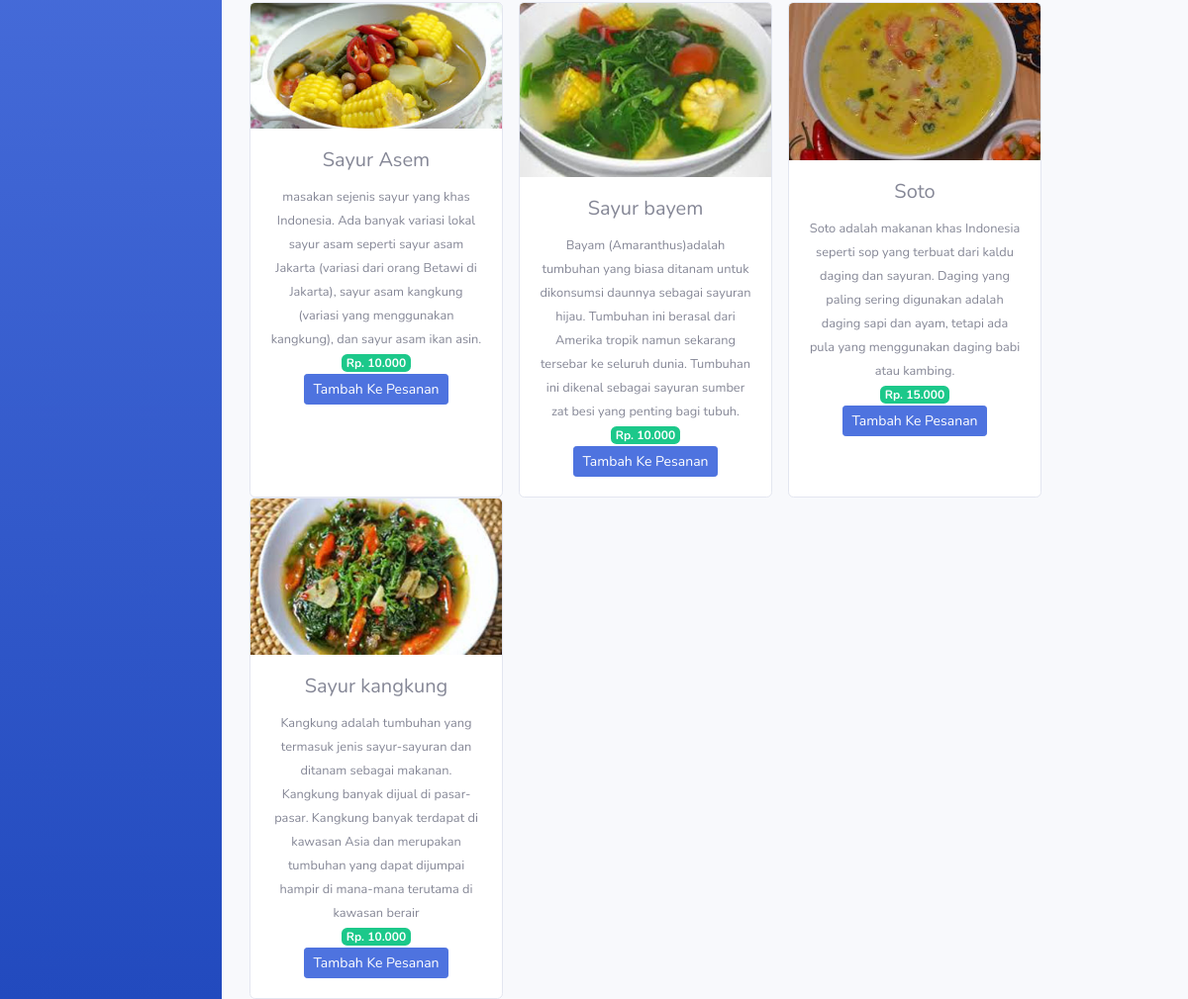
The page /index.php/kategori/makanan_kuah (lower part) on the database as committed earlier.
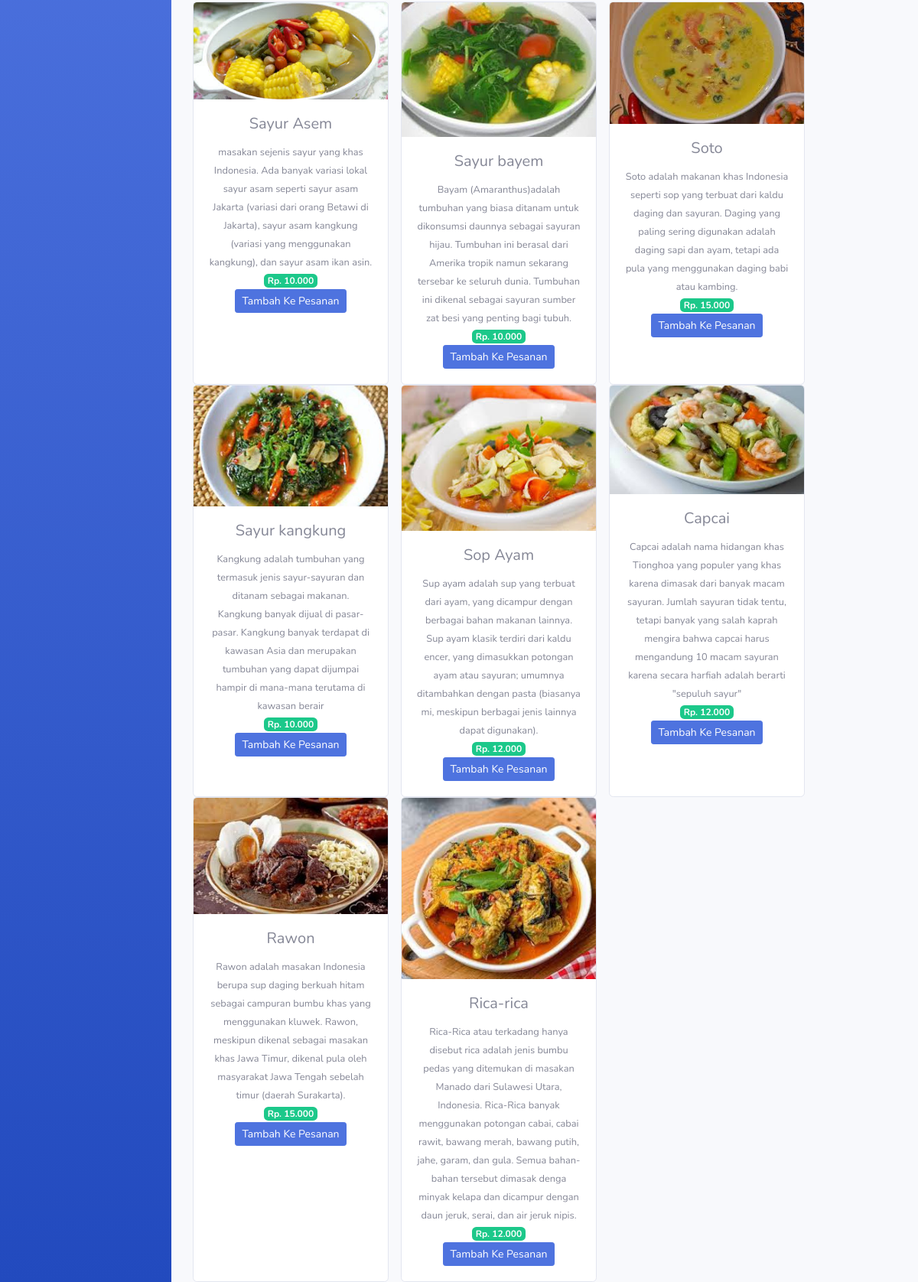
The same page on the database as committed later.
### tables this page shows
CREATE TABLE `menu` (
  `id_makanan` int(11) NOT NULL,
  `nama_makanan` varchar(120) NOT NULL,
  `keterangan` varchar(5000) NOT NULL,
  `kategori` varchar(60) NOT NULL,
  `harga` int(11) NOT NULL,
  `persediaan` int(4) NOT NULL,
  `gambar` text NOT NULL
);

### application/controllers/kategori.php (called while the page is built, shortened)
<?php
class Kategori extends CI_Controller{
	public function makanan_kuah()
	{
		$data['makanan_kuah'] = $this->model_kategori->data_makanan_kuah()->result();
		$this->load->view('templates/header');
		$this->load->view('templates/sidebar');
		$this->load->view('makanan_kuah' ,$data);
		$this->load->view('templates/footer');
	}
}

### index.php (called while the page is built, shortened)
<?php
require_once BASEPATH.'core/CodeIgniter.php';

### application/models/model_kategori.php (called while the page is built, shortened)
<?php
class Model_kategori extends CI_Model{
	public function data_makanan_kuah(){
		return $this->db->get_where("menu",array('kategori' => 'Makanan Kuah'));
	}
}

### application/views/makanan_kuah.php (the view, shortened to what this page needs)
<div class="container-fluid">
<br>
  <div class="row text-center">
    <?php foreach ($makanan_kuah as $mn) : ?>
      <div class="card ml-3" style="width: 16rem;">
        <img src="<?php echo base_url().'/upload/'.$mn->gambar ?>" class="card-img-top" alt="...">
          <div class="card-body">
            <h5 class="card-title"><?php echo $mn->nama_makanan ?></h5>
            <small><?php echo $mn->keterangan ?></small><br>
            <span class="badge badge-success">Rp. <?php echo number_format($mn->harga,0,',','.') ?></span><br>
            <?php echo anchor('dashboard/tambah_ke_pesanan/' .$mn->id_makanan,'<div class="btn btn-sm btn-primary">Tambah Ke Pesanan</div>') ?>
          </div>
      </div>
    <?php endforeach; ?>
  </div>
</div>

### application/views/templates/header.php (shortened to what this page needs)
<!DOCTYPE html>
<html lang="en">
<head>
  <link href="<?php echo base_url() ?>assets/vendor/fontawesome-free/css/all.min.css" rel="stylesheet" type="text/css">
  <link href="<?php echo base_url() ?>assets/css/sb-admin-2.min.css" rel="stylesheet">
</head>

### application/views/templates/sidebar.php (shortened to what this page needs)
<body id="page-top">
  <div id="wrapper">
    <ul class="navbar-nav bg-gradient-primary sidebar sidebar-dark accordion" id="accordionSidebar">
    </ul>
    <div id="content-wrapper" class="d-flex flex-column">
      <div id="content">

### application/views/templates/footer.php (shortened to what this page needs)
</body>
</html>

Rows that differ between the two databases and show on the page:
added menu: gambar (picture), nama_makanan "Sop Ayam", keterangan "Sup ayam adalah sup yang terbuat dari ayam, yang dicampur dengan berbagai bahan makanan lainnya. Sup ayam klasik terdiri dari kaldu encer, yang dimasukkan potongan ayam atau sayuran; umumnya ditambahkan dengan pasta (biasanya mi, meskipun berbagai jenis lainnya dapat digunakan).", harga "12.000", id_makanan "Tambah Ke Pesanan"
added menu: gambar (picture), nama_makanan "Capcai", keterangan "Capcai adalah nama hidangan khas Tionghoa yang populer yang khas karena dimasak dari banyak macam sayuran. Jumlah sayuran tidak tentu, tetapi banyak yang salah kaprah mengira bahwa capcai harus mengandung 10 macam sayuran karena secara harfiah adalah berarti \"sepuluh sayur\"", harga "12.000", id_makanan "Tambah Ke Pesanan"
added menu: gambar (picture), nama_makanan "Rawon", keterangan "Rawon adalah masakan Indonesia berupa sup daging berkuah hitam sebagai campuran bumbu khas yang menggunakan kluwek. Rawon, meskipun dikenal sebagai masakan khas Jawa Timur, dikenal pula oleh masyarakat Jawa Tengah sebelah timur (daerah Surakarta).", harga "15.000", id_makanan "Tambah Ke Pesanan"
added menu: gambar (picture), nama_makanan "Rica-rica", keterangan "Rica-Rica atau terkadang hanya disebut rica adalah jenis bumbu pedas yang ditemukan di masakan Manado dari Sulawesi Utara, Indonesia. Rica-Rica banyak menggunakan potongan cabai, cabai rawit, bawang merah, bawang putih, jahe, garam, dan gula. Semua bahan-bahan tersebut dimasak denga minyak kelapa dan dicampur dengan daun jeruk, serai, dan air jeruk nipis.", harga "12.000", id_makanan "Tambah Ke Pesanan"
